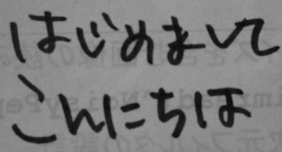
#> input picture Utokyo_lessens_S1S2/メディアプログラミング入門/メディアプログラミング入門20190708/img/handWriteAIUEO.png, 282 x 152 px
$ jupyter execute ImageBinarization.ipynb   (shell and % lines are left out)
#> lines starting #> are read from the running program, lines starting #| are printed output that depends on the picture; after the words box and inside, x2 and y2 are one past the last pixel; in counts of white or black regions, pixels touching at a corner belong together
# 画像の二値化：グレースケール画像から二値画像への変換

みなさんも、文書をスキャンして保存したことがあると思います。
スキャナは、紙面にライン状の光を移動させながら当てて、跳ね返ってきた光（白い部分はたくさん跳ね返り、黒い部分はあまり跳ね返らない）の光量を撮像素子で測定する装置です。
いわば、紙面をカメラで撮影するようなものですね。
ですから、撮影された時点では、その画像は複数の階調を持つグレースケール画像です。
しかし、その紙面が文字のみで構成された文書の場合は、文字部分が黒、背景部分が白、の白か黒かしかないので、
その中間色（灰色）は本来は不要で、目ざわりなノイズとなってしまいます。
そこで、スキャナでは、そのようなグレースケール画像に対し、画像処理で二値画像に変換します。

商品として売られている商品では、いくつかの二値化アルゴリズムが組み合わされていますが、
ここでは基本的なアルゴリズムである閾値処理で二値化する手法について学びましょう。

## 閾値処理による二値化

閾値処理とは、グレースケール画像の各画素に対して、その濃淡値があらかじめ定めた定数（これを閾値とよぶ）以上のときその画素を白、閾値以下のときその画素を黒とするものです。

### 例題：画像の読み込み

裏紙に手書きで文字を書いた用紙をスキャンした場合を考えましょう。
背景部分は真っ白ではなく、うっすらと裏の文字が透けて見えています。

[cell 1]
import matplotlib.pyplot as plt
import cv2

# 手書き文字のスキャン画像（グレースケール）
img_gray = cv2.imread('img/handWriteAIUEO.png', cv2.IMREAD_ANYDEPTH)
#> img_gray: shape (152, 282); min 12, max 157, mean 121.9
plt.imshow(img_gray, 'gray')

### 閾値処理

画像の閾値処理には`opencv`の`cv2.threshold`という関数を利用します。
8-bit画像の濃淡値の範囲（0-255)の中央値は127ですから、とりあえず127を閾値として、白と黒に分けて見ましょう。
どうなるでしょうか？

[cell 2]
th = 127 # 輝度値の中心は127です。もしこの値で白と黒に分けてしまうとどうなるでしょうか？
ret,th_img = cv2.threshold(img_gray, th, 255, cv2.THRESH_BINARY)
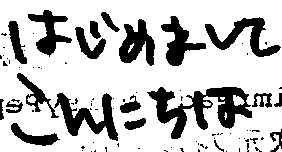
#> th_img: shape (152, 282); 75.9% white; 86 black regions (65 under 20 px), largest, box (x1, y1, x2, y2) and area: (147, 87, 252, 139) 2271, (54, 93, 118, 141) 1216, (205, 17, 281, 57) 1054
#> ret = 127
plt.imshow(th_img,'gray')
plt.show()
cv2.imwrite('img/th_img.png', th_img)
#> Out = True

裏書の文字が透けて見えてしまっているようです。
閾値は、スキャン対象の紙面の状態によって調節する必要がありそうです。
適切な閾値を決めるために、この画像のヒストグラムを計算しましょう。

### 画像のヒストグラム

Python入門の授業では、文字n-gramのヒストグラムという概念が出てきましたね。
あの課題では、ある特定の文字n-gramが文書全体に何回出てくるかを数えたものでした。
あのようなヒストグラムという概念はいろいろな分野で現れて、画像でもヒストグラムがあります。
画像のヒストグラムとは、x軸が濃淡値で、y軸はその濃淡値を持つ画素が画像中にいくつあるかをグラフ化したものです。
ここで、x軸におけるメモリの細かさは必ずしも濃淡差1ではなく、ある程度幅を設ける（たとえば256階調のグレースケールを16段階に分けるとすると、濃淡値が0～15までの画素の数、濃淡値が16～31までの画素の数、と数えていくこと）のが普通です。
このとき、この幅の一つ一つをビン(bin)と呼びます（先ほどの例では16個のビンに分けることになります）。
opencvで画像のヒストグラムを計算して描画する関数は、
```cv2.calcHist(images, channels, mask, histSize, ranges[, hist[, accumulate]])```
です。この時、histSizeがビンの数を意味します。

[cell 3]
plt.hist(img_gray.ravel(),256,[0,256])
#plt.hist(img_gray.ravel(),64,[0,256]) # ビンの数を64個（つまり輝度の幅を4にする）とどうなるでしょうか？
plt.show()
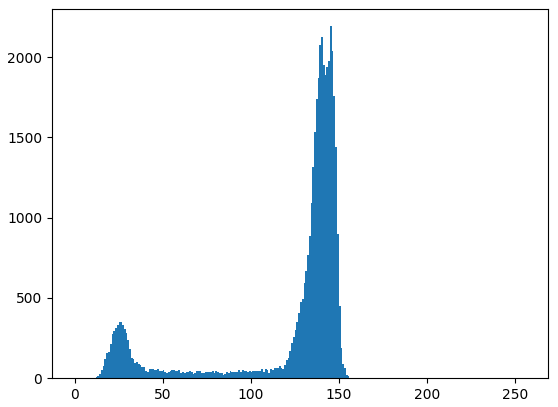
#> figure drawn by matplotlib, 1 panel; tallest bar 2192 high, from x = 145 to 146

このヒストグラムを見ると、山が二つあるのが分かります。
このうち、0に近いほうが文字の画素、1に近いほうが背景の画素であると予想されます。
それを白と黒に分けたいなら、閾値を80くらいに設定すればいいということがわかります。

[cell 4]
th = 80 # 閾値
ret,th_img2 = cv2.threshold(img_gray,th,255,cv2.THRESH_BINARY)
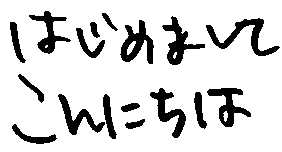
#> th_img2: shape (152, 282); 84.6% white; 17 black regions, largest, box (x1, y1, x2, y2) and area: (206, 18, 280, 56) 792, (120, 20, 154, 64) 719, (162, 16, 205, 65) 680
#> ret = 80
plt.imshow(th_img2,'gray')
plt.show()

### 大津の二値化

ヒストグラムを見れば、適切な閾値を決めることはできそうですが、毎回人が見て閾値を決めるのは面倒ですよね。
そこで、適切な閾値を決める方法がいろいろと考えられました。
この中で、大津の二値化は、文書をスキャンした画像はヒストグラムは上に示したように二つの山になるという前提のもと、
閾値で二つのクラスに分けたとき、各クラス内の画素間ではそれらの濃淡値の分散が小さくなり、違うクラスどうしの画素間ではそれらの濃淡値の分散が大きくなるような閾値を見つける手法です。

ちなみにこの手法を提案された大津展之先生は東大の卒業生ですね。
[Nobuyuki Otsu, "A threshold selection method from gray-level histograms", IEEE Transactions on Systems, Man, and Cybernetics, 1979](https://engineering.purdue.edu/kak/computervision/ECE661.08/OTSU_paper.pdf)

[cell 5]
ret2,th_img3 = cv2.threshold(img_gray,0,255,cv2.THRESH_OTSU)
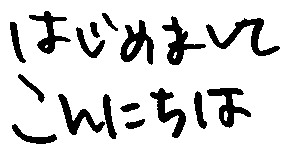
#> th_img3: shape (152, 282); 84.1% white; 17 black regions, largest, box (x1, y1, x2, y2) and area: (206, 18, 280, 56) 828, (120, 20, 154, 65) 737, (162, 16, 206, 65) 696
#> ret2 = 87

print('計算された閾値:', ret2)
#| 計算された閾値: 87.0
plt.imshow(th_img3,'gray')
plt.show()
cv2.imwrite('img/otsu.png', th_img3)
#> Out = True
